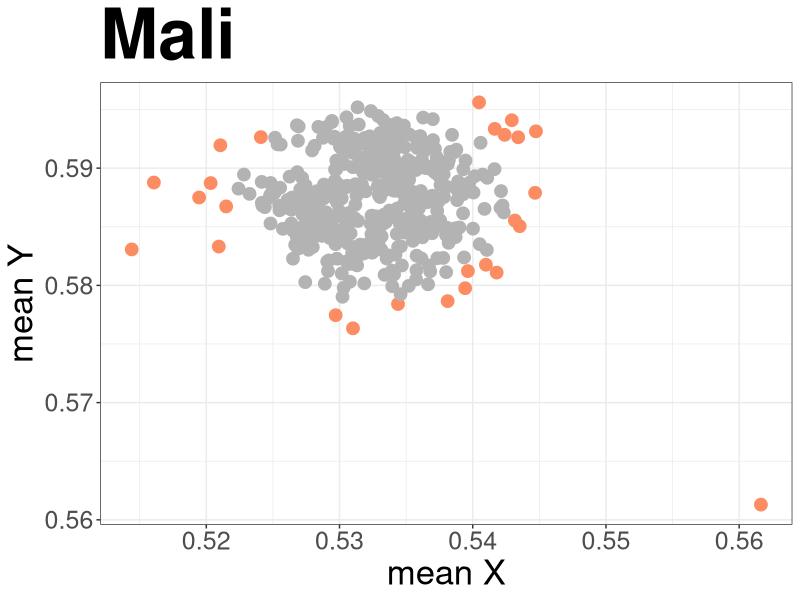
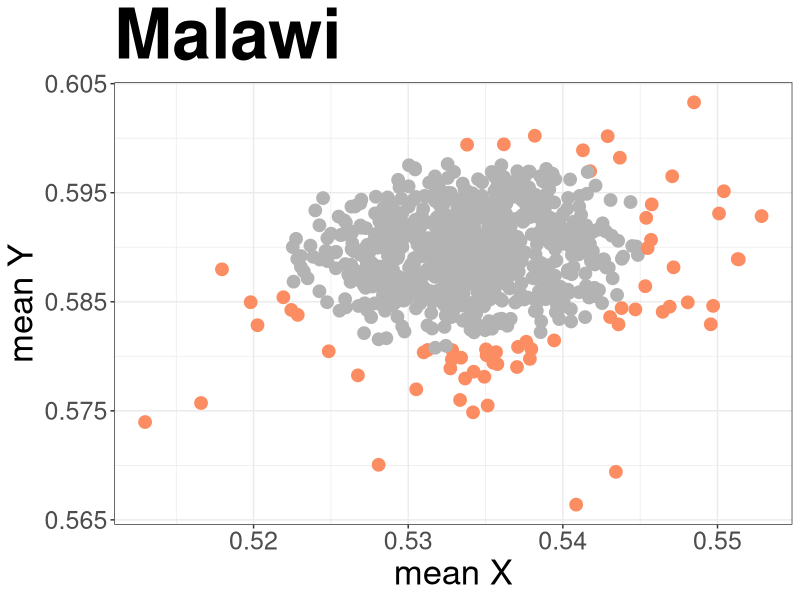

Recreate these plots in R, in order.
rm(list = ls(all=TRUE))
library(ggplot2)
library(mvtnorm)
library(quantreg)
library(MCMCpack)
library(patchwork)

library(RColorBrewer)

#aberrant function taken from: https://www.well.ox.ac.uk/~spencer/Aberrant/
aberrant <-
  function ( x , lambda , niter = 10000 , burnin = 100 , prior_df = NULL, prior_scale= NULL, hyper_prior_mean = NULL , hyper_prior_var = NULL,  hyper_prior_df = NULL , hyper_prior_scale = NULL , alpha = NULL, beta = NULL , standardize = TRUE , verbose = TRUE , uncorr = FALSE )     
  {
    
    if ( missing ( x ) ) { stop ( "'x' missing" ) } 
    
    # n is the number of individuals, m is the number of summary statistics, and g is the number of groups (2 groups: "normal" individuals and outliers)
    x_ini <- as.matrix ( x ) 
    nb_ind <- nrow ( x_ini )
    m <- ncol ( x_ini )
    g <- 2
    
    ## Data and parameter format checks 
    # currently, the function can handle only 2 summary statistics
    if ( m != 2 ) 
    {
      stop ( "x must be a matrix of two summary statistics" )
    }
    
    if ( missing ( lambda ) || ! is.numeric ( lambda ) || length ( lambda ) != 1 )
    {
      stop ("Parameter 'lambda' must be a numeric of length 1")
    }
    
    if ( ! is.null ( hyper_prior_var ) & ( ! is.numeric ( hyper_prior_var ) || length ( hyper_prior_var  ) != m )  ) 
    {
      stop ( paste ( "Prior parameter 'hyper_prior_var' must be either NULL either a vector of length " , m ) ) 
    }
    
    if ( ! is.null ( hyper_prior_df ) & ( ! is.numeric ( hyper_prior_df ) || length ( hyper_prior_df ) != 2 ) )
    {
      stop ( "Parameter 'hyper_prior_df' must be either NULL either a numeric vector of length 2" )
    }
    
    if ( ! is.null ( hyper_prior_scale ) & ( ! is.numeric ( hyper_prior_scale ) || length ( hyper_prior_scale ) != m ) )
    {
      stop ( "Parameter 'hyper_prior_scale' must be either NULL either a numeric vector of length 2" )
    }
    
    if ( ! is.null ( prior_df ) & ( ! is.numeric ( prior_df ) || ( uncorr == TRUE & length ( prior_df ) != 2 ) || ( uncorr == FALSE & length ( prior_df ) != 1 ) ) )
    {
      stop ( "Parameter 'prior_df' must be a numeric of length 1 if uncorr=FALSE and a numeric of length 2 if uncorr=TRUE" )
    }
    
    if ( ! is.null ( prior_scale ) & ( ! is.matrix ( prior_scale ) || nrow ( prior_scale ) != m ) )
    {
      stop ( "Parameter 'prior_scale' must be either NULL either a 2*2 matrix" )
    }
    
    if ( ! ( is.null ( hyper_prior_mean ) & is.null ( hyper_prior_var ) & is.null ( prior_df ) & is.null ( prior_scale ) & is.null ( hyper_prior_df ) & is.null ( hyper_prior_scale ) ) & ! ( ! is.null ( hyper_prior_mean ) &  ! is.null ( hyper_prior_var ) & ! is.null ( prior_df ) &  ! is.null ( prior_scale ) & !is.null ( hyper_prior_df ) & !is.null ( hyper_prior_scale ) ) )
    {
      stop ( paste ( "Prior parameters  'prior_df', 'prior_scale', 'hyper_prior_mean', 'hyper_prior_var', 'hyper_prior_df' and 'hyper_prior_scale' must be all NULL or all numeric" ) )
    }
    
    if ( ! is.null (prior_scale) & uncorr == TRUE & ( ! prior_scale[1,2]==0 || ! prior_scale[2,1]==0 ) )
    {
      stop ( "If uncorr = TRUE, then matrix 'prior_scale' must be either NULL or diagonal" )
    }
    
    if ( ! is.null ( alpha ) & ( ! is.numeric ( alpha ) || length ( alpha ) != 1 ) )
    {
      stop ( "Parameter 'alpha' must be a numeric of length 1" )
    }
    
    if ( ! is.null ( beta ) & ( ! is.numeric ( beta ) || length ( beta ) != 1 ) )
    {
      stop ( "Parameter 'beta' must be a numeric of length 1" )
    }
    
    if ( ! ( is.null ( alpha ) & is.null ( beta ) ) & ! ( ! is.null ( alpha ) &  ! is.null ( beta ) ) )
    {
      stop ( paste ( "Prior parameters 'alpha' and 'beta' must be both NULL or both numeric" ) )
    }
    
    
    # Standardize the data if required
    if ( standardize ) { x <- scale ( x_ini ) }
    if ( ! standardize ) { x <- x_ini }
    
    # param is a list containing values for mean and variance of the summary statistics in the "normal" and "outlier" group. Hyper_param is a list containing values for mean and variance of the prior on the means of the distribution describing the variability of the summary statistics. 
    param <- list ( mean = array ( NA , dim = c ( m , g ) ) , var = array( 0 , dim = c ( m , m , g ) ) )
    hyper_param <- list ( mean = array ( NA , dim = m ) , var = array( 0 , dim = c ( m , m ) ) )
    
    # Initialization of various parameters
    # sum_mean: sum the sampled mean of the summary statistics for the "normal" individuals
    # sum_var: sum the sampled variance of the summary statistics for the "normal" individuals
    # group: 0 if individual is "normal", 1 otherwise
    # post: posterior probability of being an outlier for each individual
    # counts: number of iterations where each individual is sampled as an outliers	
    # theta: parameter of the Bernoulli distribution for the outlier indicator z
    
    sum_mean <- rep ( 0 , m )
    sum_var <- matrix ( 0 , m , m )
    group <- rep ( NA , nb_ind )
    post <- rep ( NA , nb_ind )
    counts <- rep ( 0 , nb_ind )
    theta <- rep ( 0 , nb_ind )
    
    ## Initialization of algorithm
    # if no prior is given, individuals are considered outliers if at least one of their summary statistics is higher (respectively lower) than the corresponding 90% quantile (respectively 10% quantile). Mean of outlier individuals is set to the mean of the "normal" individuals and covariance matrix of the outliers is set to lamda^2 times the covariance matrix of the "normal" individual
    # if some priors are given, then the parameters are set according to these priors (mean of both normal and outliers are set to hyper_prior_mean, and the variance of the normal individuals is set to the mode of the prior distribution used for this parameter)
    # out: index of "outliers"
    # n: number of "normal" and "outlier" individuals
    # q: prior probability of being an outlier
    if ( is.null ( alpha ) ) { q <- 1/2 }
    if ( ! is.null (alpha) ) { q <- alpha / (alpha + beta) }
    
    if ( is.null(hyper_prior_mean) )
    {
      out <- x [,1] <= quantile ( x[,1],0.1) | x [,1] >= quantile ( x[,1],0.9)  | x [,2] <= quantile ( x[,2],0.1) | x [,2] >= quantile ( x[,2],0.9) 
      n <- c ( sum ( ! out ), sum ( out ) )
      
      param$mean[,1] <- colMeans ( x[ ! out,] )
      param$mean[,2] <- param$mean[,1]
      param$var[,,1] <- cov ( x [ ! out,] )
      if ( uncorr == TRUE ) 
      { 
        param$var[1,2,1] <- 0
        param$var[2,1,1] <- 0
      }
      param$var[,,2] <- lambda^2 * param$var[,,1] 
    }
    
    if (! is.null(hyper_prior_mean) )
    {
      hyper_param$mean <- hyper_prior_mean 
      param$mean[,1] <- hyper_param$mean
      param$mean[,2] <- hyper_param$mean
      param$var[,,1] <- prior_scale / ( prior_df + 3 )
      
      if ( uncorr == TRUE ) 
      { 
        param$var[1,2,1] <- 0
        param$var[2,1,1] <- 0
      }
      param$var[,,2] <- lambda^2 * param$var[,,1] 
      
      for ( j in 1:m )
      {
        df <- 2 + hyper_prior_df[j]
        sigma2 <- ( hyper_prior_df[j] * hyper_prior_scale[j] + sum ( ( param$mean[j,] - hyper_param$mean[j] )^2 ) ) / df
        hyper_param$var[j,j] <- 1 / rgamma ( 1 , shape = df / 2  , scale = 2 / ( df * sigma2 ) )
      } 
      
      #Update z
      log_p1 <- dmvnorm ( x , mean = param$mean[,2] , sigma = param$var[,,2] , log = TRUE ) 
      log_p0 <- dmvnorm ( x , mean = param$mean[,1] , sigma = param$var[,,1] , log = TRUE )  
      
      if ( q == 0 ) { theta <- rep ( 0 , n ) }
      if ( q != 0 ) { theta <- 1 / ( ( ( 1 - q ) / q ) * exp ( log_p0 - log_p1 ) + 1  )  }
      
      z <- rbinom ( nb_ind , size = 1 , prob = theta )
      out <- as.logical ( z )
      n <- c ( sum ( ! out ), sum ( out ) )
    }
    
    ## Gibbs sampling
    for ( iter in 1 : niter )
    {
      
      if ( verbose & iter %% 500 == 0 ) 
      { 
        writeLines ( paste ( "Iteration" , iter ) ) 
      }
      
      # Update mean and variance for normal and outlier individuals
      # If priors are given
      if (! is.null ( hyper_prior_mean ) )
      {
        for ( i in 1:2 )
        {
          if ( i == 1 ) { subset <- ! out }
          if ( i == 2 ) { subset <- out }
          
          mat <- diag( 1 / diag ( hyper_param$var ) )
          val <- solve ( mat + n[i] * solve ( param$var[,,i] ) )
          
          if ( n[i] > 1 ) { mu <- mat %*% hyper_param$mean + solve ( param$var[,,i] ) %*% colSums ( x [ subset ,] ) }
          if ( n[i] == 1 ) { mu <- mat %*% hyper_param$mean + solve ( param$var[,,i] ) %*% x [ subset ,] }
          if ( n[i] == 0 ) { mu <- mat %*% hyper_param$mean }
          
          param$mean[,i] <- rmvnorm ( 1 , mean =  val %*% mu , sigma = val )
        }
        
        if ( uncorr == FALSE )
        {
          df <- n[1] + prior_df
          if ( n[1] >= 1 ) { sigma2 <- prior_scale + ( t(x[!out,])-param$mean[,1] ) %*% t ( t(x[!out,]) - param$mean[,1] ) }
          if ( n[1] == 0 ) { sigma2 <- prior_scale }
          param$var[,,1] <- riwish ( df , sigma2 )
        }
        
        if ( uncorr == TRUE )
        {
          for ( j in 1:m )
          {
            df <- n[1] + prior_df[j]
            if ( n[1] >= 1 ) { sigma2 <- ( prior_df[j] * prior_scale[j,j] + sum ( ( x[ !out,j] - param$mean[j,1])^2 ) ) / df }
            if ( n[1] == 0 ) { sigma2 <- ( prior_df[j] * prior_scale[j,j] ) / df }
            param$var[j,j,1] <- 1 / rgamma ( 1 , shape = df / 2 , scale = 2 / ( df * sigma2 ) )
          }
        }
      }
      
      # If priors are not given (uninformative priors)
      if ( is.null ( hyper_prior_mean ) )
      {
        for ( i in 1:2 )
        {
          if ( i == 1 ) { subset <- ! out }
          if ( i == 2 ) { subset <- out }
          
          if ( n[i] > 1 ) { mu <- colSums ( x [ subset,] ) / n[i] }
          if ( n[i] == 1 ) { mu <- x [ subset,] / n[i] }
          if ( n[i] == 0 ) { stop ( "Iteration without inlier or outlier identified: please provide some priors so that all distributions are well defined" ) }
          
          sigma <- param$var[,,i] / n[i]
          param$mean[,i] <- rmvnorm ( 1 , mean = mu, sigma = sigma ) 
        }
        
        if ( uncorr == FALSE )
        {
          df <- n[1]
          if ( n[1] >= 1 ) { sigma2 <-  ( t(x[!out,])-param$mean[,1] ) %*% t ( t(x[!out,]) - param$mean[,1] ) }
          if ( n[1] == 0 ) { stop ( "Iteration without inlier identified: please provide some priors so that all distributions are well defined" ) }
          param$var[,,1] <- riwish ( df , sigma2 ) 
        }
        
        if ( uncorr == TRUE )
        {
          for ( j in 1:m )
          {
            df <- n[1]
            if ( n[1] >= 1 ) { sigma2 <- sum ( ( x[!out,j]-param$mean[j,1])^2) / df }
            if ( n[1] == 0 ) { stop ( "Iteration without inlier identified: please provide some priors so that all distributions are well defined" ) }
            param$var[j,j,1] <- 1 / rgamma ( 1 , shape = df/2 , scale = 2 / ( df * sigma2) )
          }
        }
      }
      
      
      param$var[,,2] <- lambda^2 * param$var[,,1] 
      
      
      #Update hyper parameters if priors have been given
      if ( ! is.null ( hyper_prior_mean ) )
      {
        for ( j in 1:m )
        {
          var <- 1 / ( 1/hyper_prior_var[j] + 2/hyper_param$var[j,j])
          mu <- ( hyper_prior_mean[j] /hyper_prior_var[j] + sum( param$mean[j,] ) / hyper_param$var[j,j] ) * var
          hyper_param$mean[j] <- rnorm ( 1 , mean = mu, sd = sqrt ( var ) )
          
          df <- hyper_prior_df[j] + 2
          sigma2 <- ( hyper_prior_df[j] * hyper_prior_scale[j] + sum ( ( param$mean[j,] - hyper_param$mean[j] )^2 ) ) / df
          hyper_param$var[j,j] <- 1 / rgamma ( 1 , shape = df / 2  , scale = 2 / ( df * sigma2 ) )
        } 
      }
      
      #Update z
      log_p1 <- dmvnorm ( x , mean = param$mean[,2] , sigma = param$var[,,2] , log = TRUE ) 
      log_p0 <- dmvnorm ( x , mean = param$mean[,1] , sigma = param$var[,,1] , log = TRUE )  
      
      if ( q == 0 ) { theta <- rep ( 0 , n ) }
      if ( q != 0 ) { theta <- 1 / ( ( ( 1 - q ) / q ) * exp ( log_p0 - log_p1 ) + 1  )  }
      
      z <- rbinom ( nb_ind , size = 1 , prob = theta )
      out <- as.logical(z)
      n <- c ( sum ( !out ) , sum ( out) )
      
      #Update q if prior is given
      if ( ! is.null ( alpha ) ) { q <- rbeta ( 1 , shape1 = n[2] + alpha , shape2 = n[1] + beta ) }
      
      if ( iter > burnin )
      {
        counts <- counts + z 
        sum_mean <- sum_mean + param$mean[,1]
        sum_var <- sum_var + param$var[,,1]
      }
      
    }
    
    post <- counts / (niter-burnin)
    outlier <- which ( post >= 0.5 )
    inlier <- which ( post < 0.5 )
    
    # Compute posterior mean and posterior variance for "normal" individuals
    mean_post_mean <- sum_mean / (niter-burnin)
    mean_post_var <- sum_var / (niter-burnin)
    
    # if verbose=TRUE, display the number of outliers identified on the screen
    if ( verbose )
    {
      if ( length ( outlier ) <= 1 ) { text <- "outlier" }
      if ( length ( outlier ) > 1 ) { text <- "outliers" }
      writeLines ( paste ( "\n" ,length ( outlier ) , text , "\n\n" ) )
    }
    
    if ( length ( outlier ) != 0 ) { group [ outlier ] <- 1 }
    group [ inlier ] <- 0
    
    return ( list ( x = x_ini , group = group , posterior = post , lambda = lambda , post_mean = mean_post_mean , post_var = mean_post_var , standardize = standardize, inlier = inlier , outlier = outlier ) )
    
  }

cols <- brewer.pal(8,"Set2")
cols2 <- brewer.pal(8,"Dark2")

#read in X Y channel intensities for Mali samples
mali_m <- read.table("mali.means.txt", header = T)
#define outliers
l5 <- aberrant(mali_m, lambda = 5)

#highlight outliers
p_mali_m <- mali_m
p_mali_m$out <- c(0)
p_mali_m$out[l5$outlier] <- c(1)

#plot X/Y channel intensities highlighting outliers
p.mali = ggplot(p_mali_m, aes(X, Y)) + 
  geom_point(aes(colour = factor(out)), size = 4) + scale_colour_manual(name = "exclude", values =c(cols[8], cols[2])) +
  theme_bw() +
  ylab("mean Y") +
  xlab("mean X") +
  ggtitle("Mali") +
  theme(axis.text=element_text(size=18),
        axis.title=element_text(size=25),
        legend.position = "none",
        plot.title=element_text(size=50, face = "bold"))
p.mali

#read in X Y channel intensities for Malawi samples
malawi_m <- read.table("malawi.means.txt", header = T)
#identfy outliers
l5 <- aberrant(malawi_m, lambda = 5)

#highlight outliers
p_malawi_m <- malawi_m
p_malawi_m$out <- c(0)
p_malawi_m$out[l5$outlier] <- c(1)

#plot X/Y channel intensities highlighting outliers
p.malawi = ggplot(p_malawi_m, aes(X, Y)) + 
  geom_point(aes(colour = factor(out)), size = 4) + scale_colour_manual(name = "exclude", values =c(cols[8], cols[2])) +
  theme_bw() +
  ylab("mean Y") +
  xlab("mean X") +
  ggtitle("Malawi") +
  theme(axis.text=element_text(size=18),
        axis.title=element_text(size=25),
        legend.position = "none",
        plot.title=element_text(size=50, face = "bold"))
p.malawi

p <- ((p.malawi)/(p.mali))

ggsave(
  "FigS8.jpg",
  width = 7,
  height = 14,
  dpi = 300
) 
